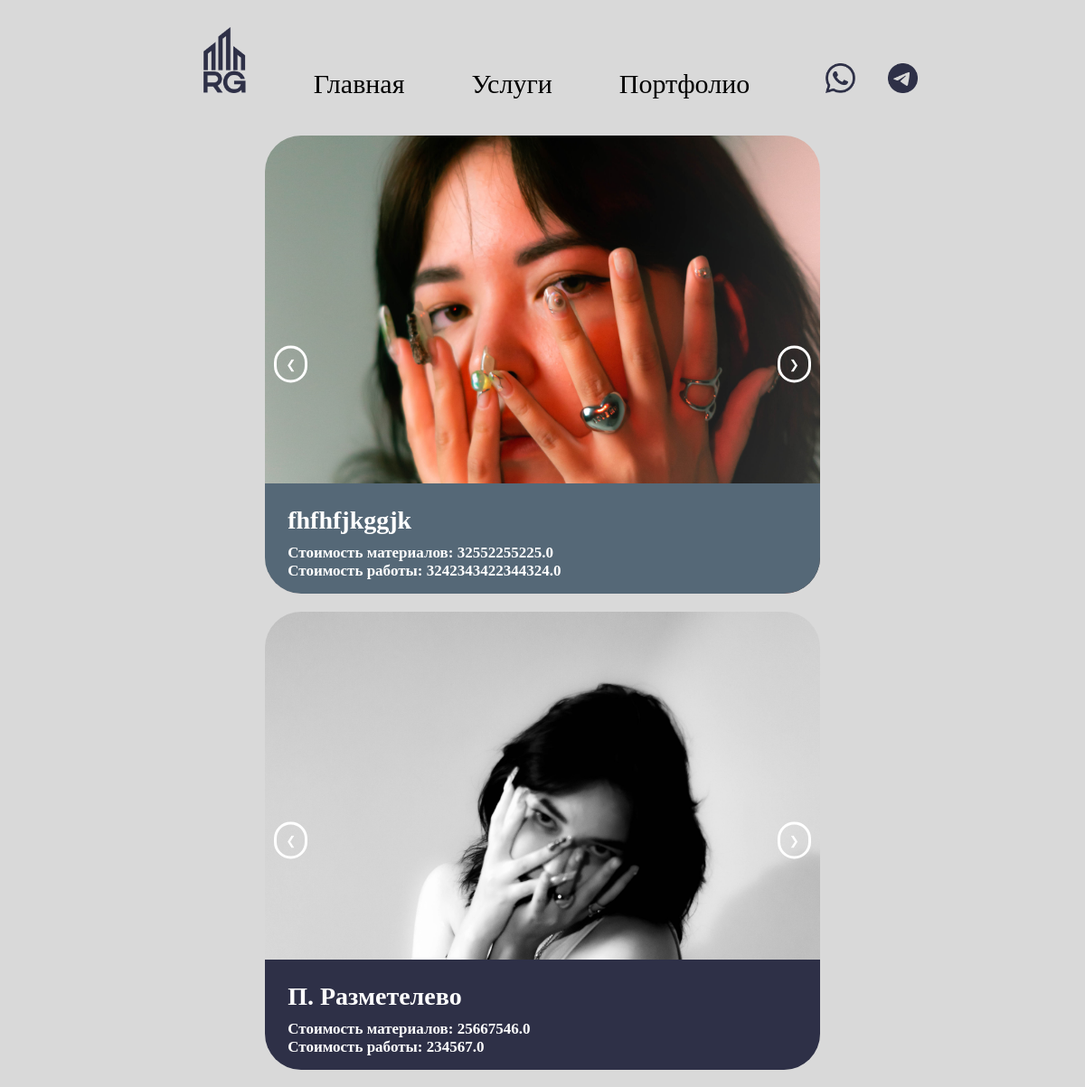
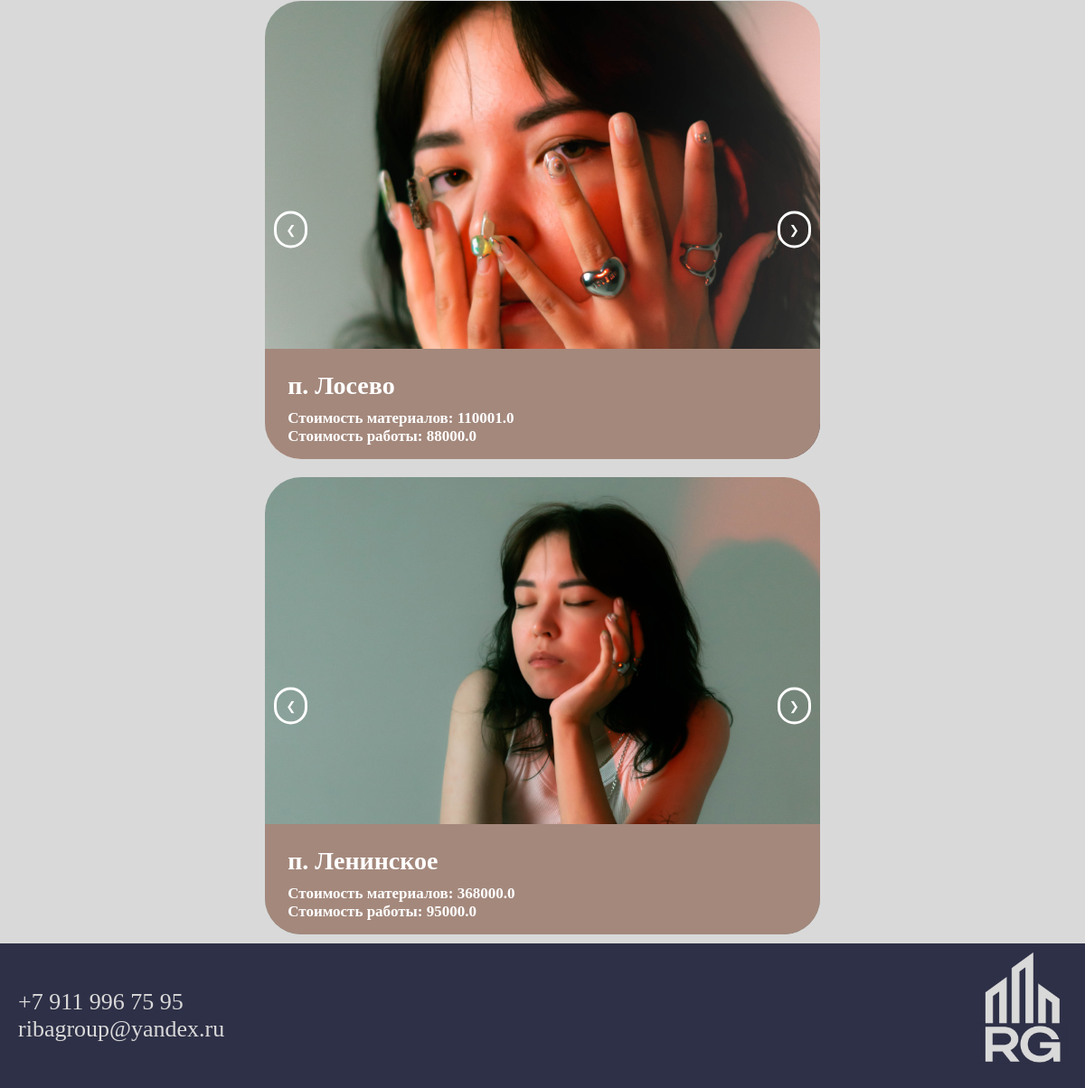
The page /portfolio/ on the database its author committed (2 pictures, top to bottom).
### ribaApp/models.py (models this page shows, shortened)
class WorkPic(models.Model):
    work_id = models.ForeignKey(to=Work, on_delete=models.SET_NULL, null=True, related_name='photos')
    photo = models.ImageField(verbose_name="Фото объекта")

class Work(models.Model):
    date = models.DateTimeField(verbose_name="Дата и время выполнения заказа")
    place = models.CharField(max_length=100, verbose_name='Расположение объекта')
    square = models.FloatField(verbose_name="Площадь")
    cost_of_work = models.FloatField(verbose_name="Стоимость работ")
    cost_of_materials = models.FloatField(verbose_name="Стоимость материалов")

### ribaApp/views.py (the view)
# urls.py: path("portfolio/", views.portfolio, name="Портфолио"),
def portfolio(request):
    works = Work.objects.all().order_by('-date').prefetch_related('photos')
    return render(request, "portfolio.html", {"works": works})

### ribaApp/templates/portfolio.html (shortened to what this page needs)
{% extends 'base.html' %}
{% load static %}
{% block extra_styles %}
    <link rel="stylesheet" type="text/css" href="{% static 'css/portfolio.css' %}">
{% endblock %}
{% block content %}
    <div class="portfolio">
        {% for work in works %}
            <div class="work">
                <div class="image-gallery">
                    {% for photo in work.photos.all %}
                        <div class="image-container {% if forloop.first %}active{% endif %}">
                            <img src="{{ photo.photo.url }}" alt="Работа {{ work.place }} - Изображение {{ forloop.counter }}">
                        </div>
                    {% empty %}
                        <div class="image-container">
                            <p>Нет изображений для этой работы.</p>
                        </div>
                    {% endfor %}
                    <button class="prev" onclick="changeImage(-1)">&#10094;</button>
                    <button class="next" onclick="changeImage(1)">&#10095;</button>
                    <div class="overlay">
                        <h3>{{ work.place }}</h3>
                        <p>Стоимость материалов: {{ work.cost_of_materials }}</p>
                        <p>Стоимость работы: {{ work.cost_of_work }}</p>
                    </div>
                </div>
            </div>
        {% endfor %}
    </div>
{% endblock %}

### ribaGroup/static/css/style.css (style rules this page uses)
html, body { margin: 0; padding: 0; height: 100%; }
body { background-color: #D9D9D9; display: flex; flex-direction: column; }

### ribaGroup/static/css/portfolio.css (style rules this page uses)
body { margin: 0; padding: 0; }
.portfolio { display: flex; flex-wrap: wrap; justify-content: center; }
.work { margin: 10px; flex: 0 1 auto; }
.image-gallery { position: relative; overflow: hidden; width: 613.6px; height: 506.85px; margin: auto; }
.image-container { display: none; position: absolute; width: 100%; height: 100%; }
.image-container.active { display: block; }
.image-container img { width: 100%; height: 100%; object-fit: cover; border-radius: 40px; }
button.prev, button.next { position: absolute; top: 50%; transform: translateY(-50%); background-color: rgba(0, 0, 0, 0); color: white; border: solid; border-color: white; cursor: pointer; padding: 10px; z-index: 1; border-radius: 40px; }
button.prev { left: 10px; }
button.next { right: 10px; }
.overlay { border-radius: 0 0 40px 40px; position: absolute; bottom: 0; left: 0; right: 0; background-color: rgba(0, 0, 0, 0.7); color: white; padding: 15px; text-align: left; z-index: 2; }
.overlay h3 { margin: 10px; font-family: "Mulish", serif; font-weight: 700; font-size: 28px; }
.overlay p { margin: 0 0 0 10px; font-family: "Mulish", serif; font-weight: 700; font-size: 17px; }
.work:nth-child(1n+1) .overlay { background-color: #556877; }
.work:nth-child(1n+2) .overlay { background-color: #2E3047; }
.work:nth-child(1n+3) .overlay { background-color: #A4887C; }

### rows shown on the page
Work: place "fhfhfjkggjk", cost_of_materials "32552255225.0", cost_of_work "3242343422344324.0"
WorkPic: photo (picture)
Work: place "П. Разметелево", cost_of_materials "25667546.0", cost_of_work "234567.0"
WorkPic: photo (picture)
Work: place "п. Лосево", cost_of_materials "110001.0", cost_of_work "88000.0"
WorkPic: photo (picture)
Work: place "п. Ленинское", cost_of_materials "368000.0", cost_of_work "95000.0"
WorkPic: photo (picture)
